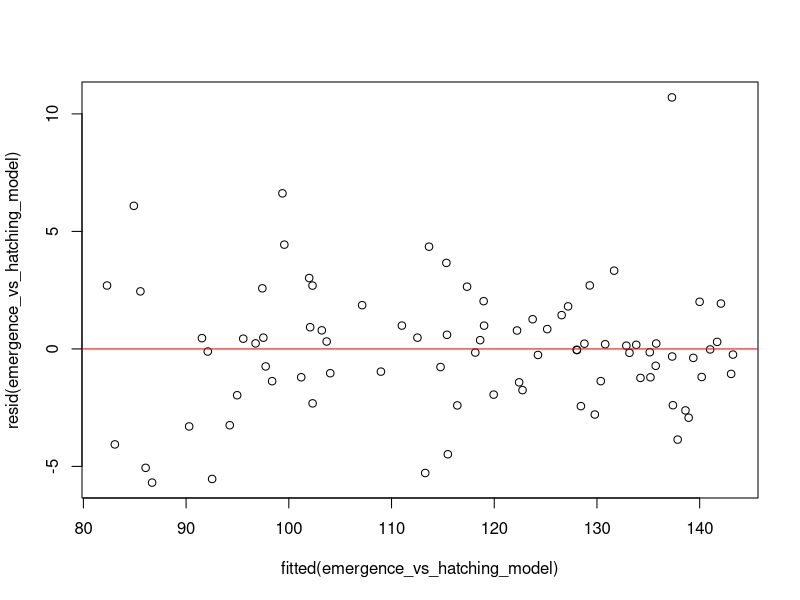
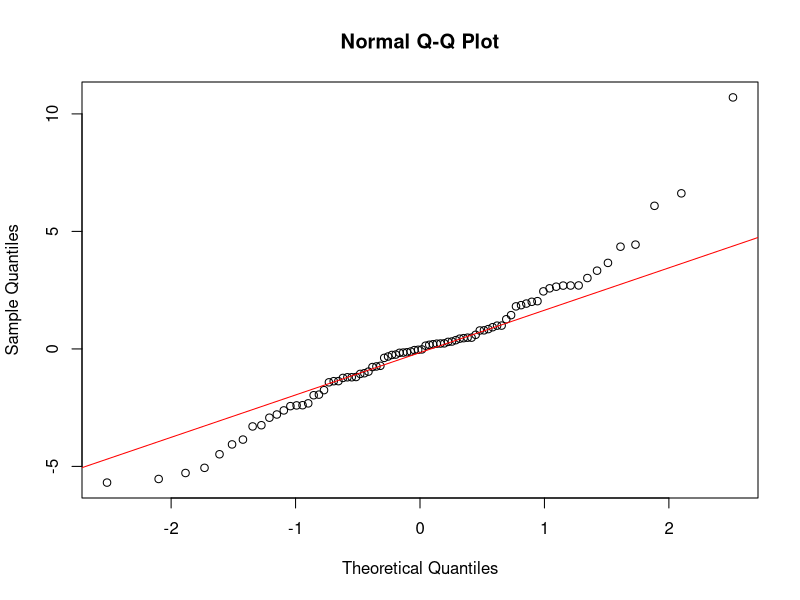
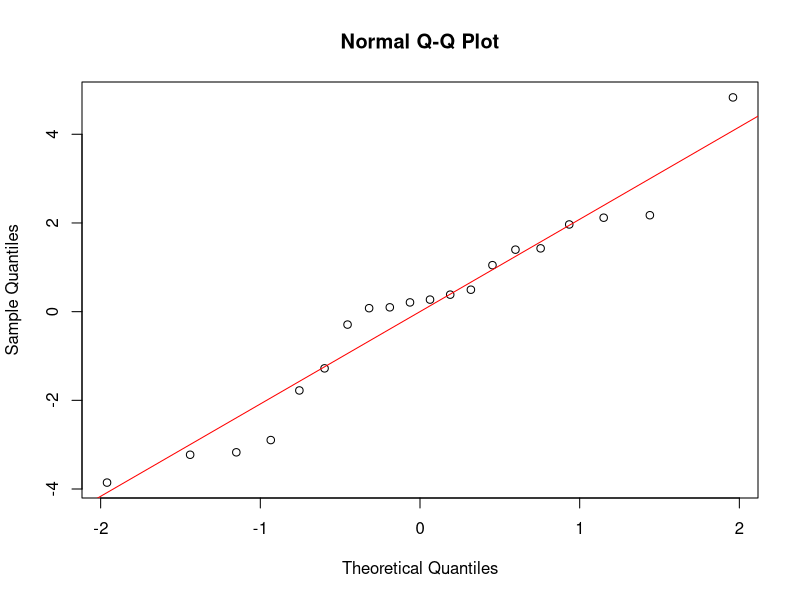
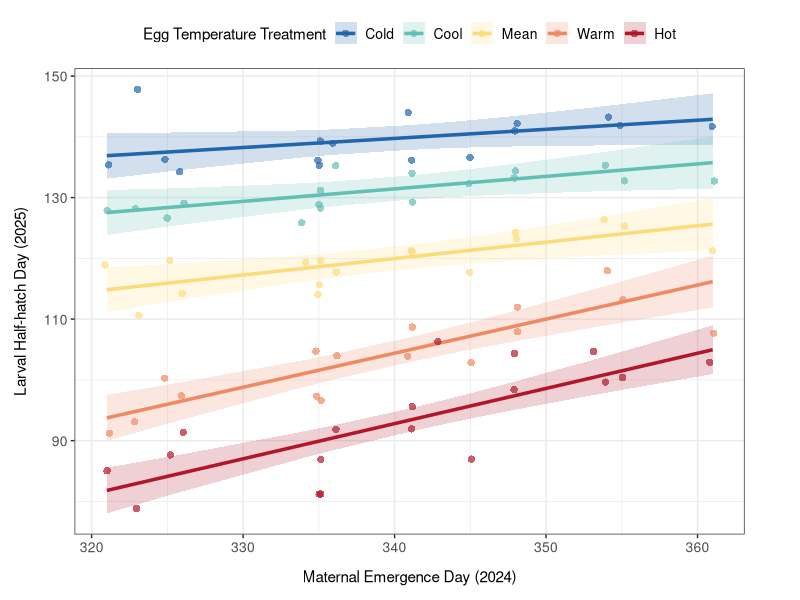
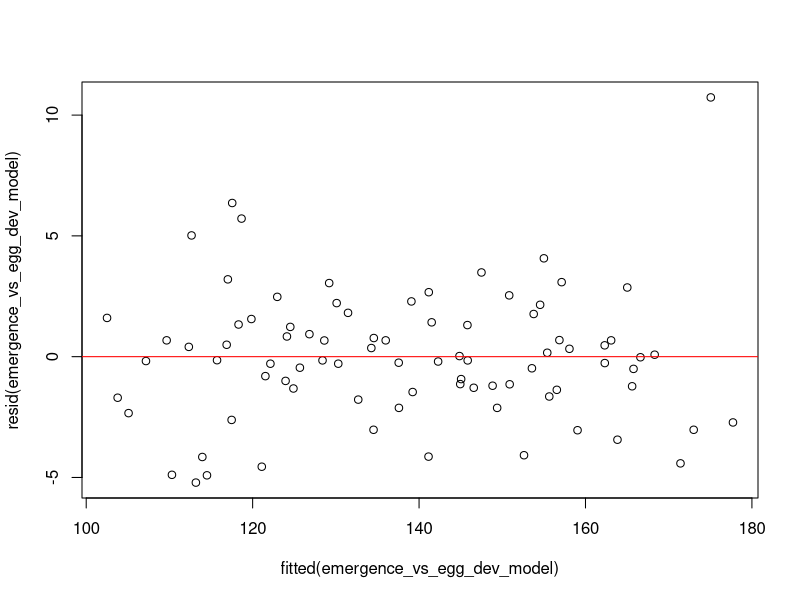
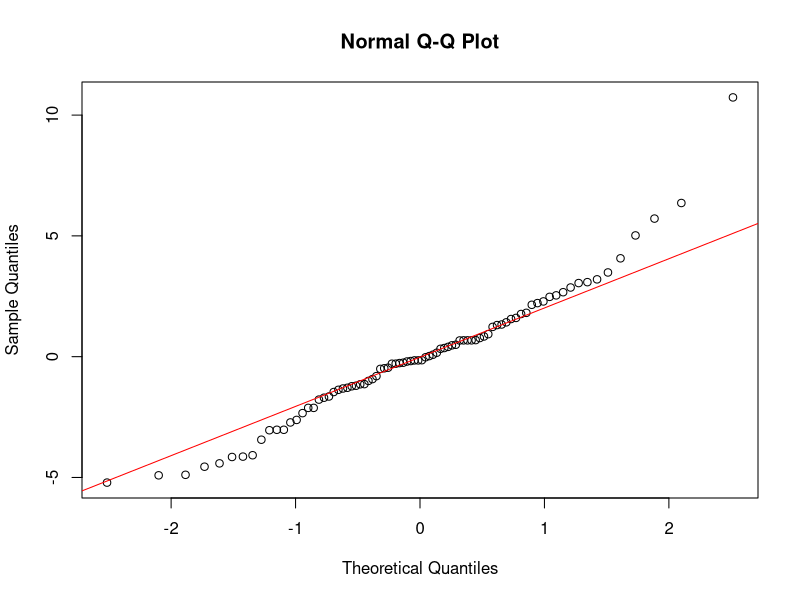
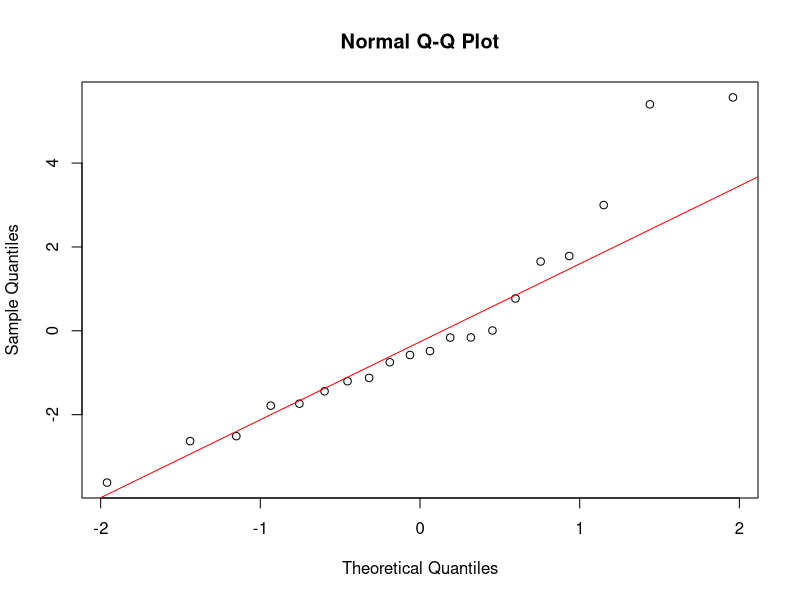
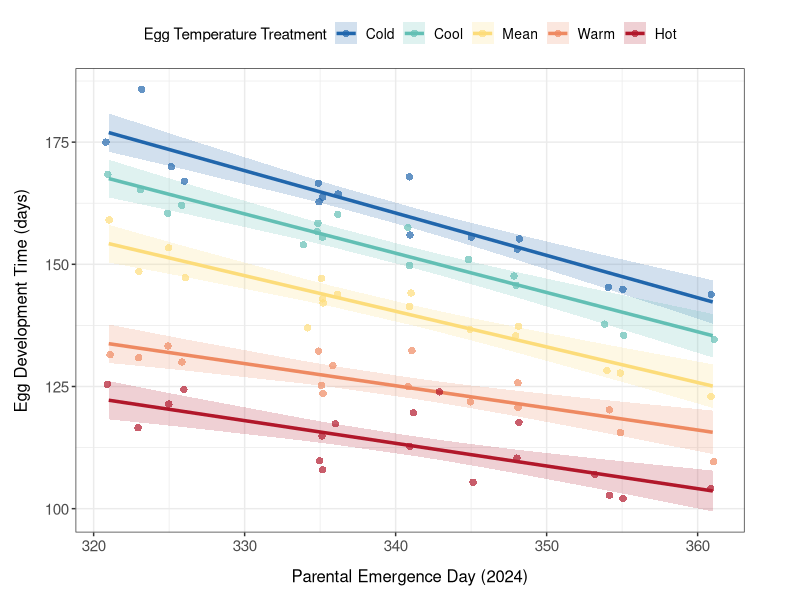

Source code (R) for these figures, in order:
#### DESCRIPTION ####

# This script analyses the data on carryover effects between winter moth 
# pupation and larval hatching

#### SET UP ####

# packages
library(here)
library(tidyverse)
library(lmerTest)
library(ggeffects)

# data
egg_subcltuches <- read.csv(here("data_files", "egg_subcltuches_with_egg_dev_time.csv"))

# convert emergence date to day (since year began)
egg_subcltuches$emergence_day <- yday(egg_subcltuches$emergence_date)

# remove the control 
egg_subcltuches_minus_control <- egg_subcltuches %>%
  filter(egg_temperature_treatment != "ambient")


# reorder the temperature treatments to make the mean the reference for modelling 
egg_subcltuches_minus_control$maternal_temperature_treatment <- factor(egg_subcltuches_minus_control$maternal_temperature_treatment, 
                                                                levels = c("mean", "cold", "cool", "warm", "hot", "ambient"))
egg_subcltuches_minus_control$egg_temperature_treatment <- factor(egg_subcltuches_minus_control$egg_temperature_treatment, 
                                                           levels = c("mean", "cold", "cool", "warm", "hot"))

# set up a common colour palette for plots
temperature_treatment_colours <- c("cold" = "#2166AC",
                                   "cool" = "#63BFB4",
                                   "mean" = "#FDDC7A",
                                   "warm" = "#EF8A62", 
                                   "hot" = "#B2182B",
                                   "ambient" = "#777777")

#### (1) Effect of maternal emergence date on larval half-hatch date across egg temperature treatments ####

#### MODEL ####

# model the effect of emergence date on half-hatch date controlling for egg
# temperature treatment
emergence_vs_hatching_model <- lmer(half_hatch_day ~ emergence_day*egg_temperature_treatment +
                                      (1 | female_id), data = egg_subcltuches_minus_control)

#look at the output
summary(emergence_vs_hatching_model)

#### CHECK FIT ####

# compare the full model to a reduced model without interaction 

full_model <- lm(half_hatch_day ~ emergence_day*egg_temperature_treatment, data = egg_subcltuches_minus_control)
reduced_model <- lm(half_hatch_day ~ emergence_day + egg_temperature_treatment, data = egg_subcltuches_minus_control)

anova(full_model, reduced_model, test = "Chisq")

# compare the full model to a null model 

full_model <- lm(half_hatch_day ~ emergence_day*egg_temperature_treatment, data = egg_subcltuches_minus_control)
null_model <- lm(half_hatch_day ~ 1, data = egg_subcltuches_minus_control)

anova(full_model, null_model, test = "Chisq")

#### CHECK ASSUMPTIONS ####

# check the assumption of equal variance by plotting the residuals vs fitted values 

plot(fitted(emergence_vs_hatching_model), resid(emergence_vs_hatching_model)) 
abline(h = 0, col = "red")

# Check the normality of the residuals 

qqnorm(resid(emergence_vs_hatching_model)) 
qqline(resid(emergence_vs_hatching_model), col = "red")

# check the normality of the random effects
emergence_vs_hatching_re <- ranef(emergence_vs_hatching_model)$female_id[[1]]
qqnorm(emergence_vs_hatching_re)
qqline(emergence_vs_hatching_re, col = "red")

#### PLOT ####

# calculate model prediction and save to data frame 
emergence_vs_hatching_prediction <- as.data.frame(predict_response(emergence_vs_hatching_model, 
                                                                   terms = c("emergence_day", "egg_temperature_treatment")))
# change the order of the temperature treatments
emergence_vs_hatching_prediction$group <- factor(emergence_vs_hatching_prediction$group, 
                                                 levels = c("cold", "cool", "mean", "warm", "hot"))

# plot the model prediction with confidence intervals and data points 
emergence_vs_hatching_plot <- ggplot() +
  geom_line(data = emergence_vs_hatching_prediction, 
            aes(x = x, 
                y = predicted, 
                colour = group), 
            linewidth = 1.2) +
  geom_ribbon(data = emergence_vs_hatching_prediction, 
              aes(x = x, 
                  ymin = conf.low, 
                  ymax = conf.high, 
                  fill = group), 
              alpha = 0.2) +
  geom_jitter(data = egg_subcltuches_minus_control,
              aes(x = emergence_day, 
                  y = half_hatch_day, 
                  colour = egg_temperature_treatment), 
              width = 0.2, 
              alpha = 0.7, 
              size = 2.5, 
              stroke = 0) +
  labs(x = "Maternal Emergence Day (2024)",
       y = "Larval Half-hatch Day (2025)", 
       color = "Egg Temperature Treatment",
       fill = "Egg Temperature Treatment") +
  scale_colour_manual(values = temperature_treatment_colours, 
                      labels = c("Cold", "Cool", "Mean", "Warm", "Hot")) + 
  scale_fill_manual(values = temperature_treatment_colours, 
                    labels = c("Cold", "Cool", "Mean", "Warm", "Hot")) +
  theme_bw() +
  theme(axis.title = element_text(size = 11),
        axis.text = element_text(size = 10),
        axis.title.x = element_text(margin = margin(t = 10)), 
        axis.title.y = element_text(margin = margin(r = 10)),
        legend.title = element_text(size = 11),
        legend.text = element_text(size = 10),
        legend.position = "top",
        legend.justification = "center",
        plot.margin = margin(t = 10, r = 40, b = 10, l = 10))

# look at the output
emergence_vs_hatching_plot

#### (2) Effect of maternal emergence date on egg development time across egg temperature treatments ####

#### MODEL ####

# model the effect of emergence date on egg development controlling for egg
# temperature treatment 
emergence_vs_egg_dev_model <- lmer(egg_development_time ~ emergence_day*egg_temperature_treatment +
                                     (1 | female_id), data = egg_subcltuches_minus_control)

# look at the output
summary(emergence_vs_egg_dev_model)
anova(emergence_vs_egg_dev_model)

## compare warm and hot slopes to zero 

# filter 
egg_subcltuches_hot <- egg_subcltuches_minus_control %>%
  filter(egg_temperature_treatment == "hot")
egg_subcltuches_warm <- egg_subcltuches_minus_control %>%
  filter(egg_temperature_treatment == "warm")

# model 
emergence_vs_egg_dev_hot_model <- lm(egg_development_time ~ emergence_day, data = egg_subcltuches_hot)
emergence_vs_egg_dev_warm_model <- lm(egg_development_time ~ emergence_day, data = egg_subcltuches_warm)

# look at the output
summary(emergence_vs_egg_dev_hot_model)
summary(emergence_vs_egg_dev_warm_model)

#### CHECK FIT ####

# compare full model to a reduced model without interaction 
full_model <- lm(egg_development_time ~ emergence_day*egg_temperature_treatment, data = egg_subcltuches_minus_control)
reduced_model <- lm(egg_development_time ~ emergence_day + egg_temperature_treatment, data = egg_subcltuches_minus_control)

anova(full_model, reduced_model, test = "Chisq")

# compare full model to a null model 
full_model <- lm(egg_development_time ~ emergence_day*egg_temperature_treatment, data = egg_subcltuches_minus_control)
null_model <- lm(egg_development_time ~ 1, data = egg_subcltuches_minus_control)

anova(full_model, null_model, test = "Chisq")

#### CHECK ASSUMPTIONS ####

# check the assumption of equal variance by plotting the residuals vs fitted values 
plot(fitted(emergence_vs_egg_dev_model), resid(emergence_vs_egg_dev_model)) 
abline(h = 0, col = "red")

#check the normality of the residuals 
qqnorm(resid(emergence_vs_egg_dev_model)) 
qqline(resid(emergence_vs_egg_dev_model), col = "red")

# check the normality of the random effects
emergence_vs_egg_dev_re <- ranef(emergence_vs_egg_dev_model)$female_id[[1]]
qqnorm(emergence_vs_egg_dev_re)
qqline(emergence_vs_egg_dev_re, col = "red")

#### PLOT ####

# calculate model prediction and save to data frame
emergence_vs_egg_dev_prediction <- as.data.frame(predict_response(emergence_vs_egg_dev_model, 
                                                                  terms = c("emergence_day", "egg_temperature_treatment")))

# change the order of the temperature treatments
emergence_vs_egg_dev_prediction$group <- factor(emergence_vs_egg_dev_prediction$group, 
                                                levels = c("cold", "cool", "mean", "warm", "hot"))

# plot the model prediction with confidence intervals and data points
emergence_vs_egg_dev_plot <- ggplot() +
  geom_line(data = emergence_vs_egg_dev_prediction, 
            aes(x = x, 
                y = predicted, 
                colour = group), 
            linewidth = 1.2) +
  geom_ribbon(data = emergence_vs_egg_dev_prediction, 
              aes(x = x, 
                  ymin = conf.low, 
                  ymax = conf.high, 
                  fill = group), 
              alpha = 0.2) +
  geom_jitter(data = egg_subcltuches_minus_control,
              aes(x = emergence_day, 
                  y = egg_development_time, 
                  colour = egg_temperature_treatment),
              width = 0.2, 
              alpha = 0.7, 
              size = 2.5, 
              stroke = 0) +
  labs(x = "Parental Emergence Day (2024)",
       y = "Egg Development Time (days)", 
       color = "Egg Temperature Treatment",
       fill = "Egg Temperature Treatment") +
  scale_colour_manual(values = temperature_treatment_colours, 
                      labels = c("Cold", "Cool", "Mean", "Warm", "Hot")) + 
  scale_fill_manual(values = temperature_treatment_colours, 
                    labels = c("Cold", "Cool", "Mean", "Warm", "Hot")) +
  theme_bw() +
  theme(axis.title = element_text(size = 12),
        axis.text = element_text(size = 11),
        axis.title.x = element_text(margin = margin(t = 10)), 
        axis.title.y = element_text(margin = margin(r = 10)),
        legend.title = element_text(size = 11),
        legend.text = element_text(size = 10),
        legend.position = "top",
        legend.justification = "center",
        plot.margin = margin(t = 10, r = 40, b = 10, l = 10))

# look at the output
emergence_vs_egg_dev_plot

# save as a png in the figures folder
ggsave(here("figures", "figure6.png"), 
       plot = emergence_vs_egg_dev_plot, width = 6, height = 4, dpi = 300)

#### (3) Effect of maternal temperature treatment on larval hatching across egg temperature treatments ####

# model the effect of maternal temperature treatment on half hatch date controlling for egg
# temperature treatment 
mat_temp_vs_hatching_model <- lmer(half_hatch_day ~ maternal_temperature_treatment*egg_temperature_treatment + (1 | female_id), 
                                   data = egg_subcltuches_minus_control)

# look at the output
summary(mat_temp_vs_hatching_model)
anova(mat_temp_vs_hatching_model)

#### (4) Effect of maternal temperature treatment on egg development time across egg temperature treatments ####

# model the effect of maternal temperature treatment on egg development controlling for egg
# temperature treatment 
mat_temp_vs_egg_dev_model <- lmer(egg_development_time ~ maternal_temperature_treatment*egg_temperature_treatment +
                                     (1 | female_id), data = egg_subcltuches_minus_control)

# look at the output
summary(mat_temp_vs_egg_dev_model)
anova(emergence_vs_egg_dev_model)
